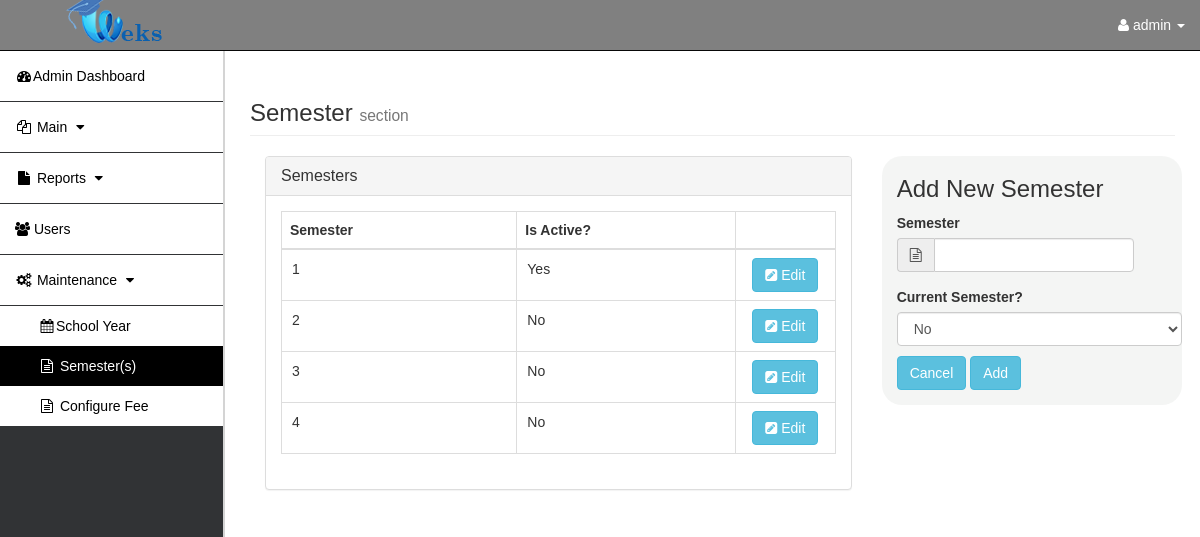
Screenshot of /rms.php?page=grade (signed in) with the database file from the repository.
### tables this page shows
CREATE TABLE `grade` (
  `grade_id` int(10) NOT NULL,
  `grade` varchar(10) NOT NULL,
  `status` varchar(10) NOT NULL DEFAULT 'No'
);

### grade.php (the view, shortened to what this page needs)
          <h3 class="page-header">Semester <small>section</small></h3>
       <div class="col-md-8 " id="s_page">
              <div class="panel panel-default">
        <div class="panel-heading">
          <h3 class="panel-title">Semesters</h3>
        </div>
        <div class="panel-body">
  <table id="students" class="table table-hover table-bordered">
    <thead>
      <tr>
        <th style="width:20%">Semester</th>
         <th style="width:10%">Is Active?</th>
        <th style="width:10%"></th>
      </tr>
    </thead>
    <tbody>
    <?php
    include 'db.php';
    $sql=  mysqli_query($conn, "SELECT * FROM grade Order by grade_id ASC ");
    while($row = mysqli_fetch_assoc($sql)) {
    ?>
      <tr>
        <td><input id="grade<?php echo $row["grade_id"] ?>"  name="" type="text" style="border:0px" value="<?php echo $row['grade'] ?>" readonly></td>
        <td><input id="grade<?php echo $row["grade_id"] ?>"  name="" type="text" style="border:0px" value="<?php echo $row['status'] ?>" readonly></td>
        <td><center><a onclick="update_grade(<?php echo $row["grade_id"]?>)" class="btn btn-info" ><i class="fa fa-pencil-square" aria-hidden="true"></i> Edit</a></center></td>
      </tr>
      <?php
    }
      ?>
    </tbody>
  </table>
</div>
</div>
</div>
      <div class="col-md-4" id="">
            <div class="container frm-new">
      <div class="row main">
        <div class="main-login main-center">
        <h3 id="head">Add New Semester</h3>
          <form class="" method="post">
            <div class="form-group">
              <label for="grade" class="cols-sm-2 control-label">Semester</label>
              <div class="cols-sm-4">
                <div class="input-group">
                  <span class="input-group-addon"><i class="fa fa-file-text-o" aria-hidden="true"></i></span>
                  <input type="text" class="form-control" id="grade" name="grade"
                  style="width:200px" value="<?php if(isset($_POST['grade'])){echo $_POST['grade'];} ?>"/>
                </div>
              </div>
            </div>
            <label  class="cols-sm-2 control-label">Current Semester?</label>
            <div style="padding-bottom: 10px;" id="status">
              <select class="form-control" name="status" id="status">
                <option>No</option>
              </select>
            </div>
            <div class="form-group ">
            <input type="reset" class="btn btn-info " id="reset" name="reset" value="Cancel">
              <button class="btn btn-info" id="btn_add">Add</button>
            </div>
          </form>
        </div>
      </div>
    </div>
    </div>

### asset/css/sb-admin.css (style rules this page uses)
body { margin-top: 100px; background-color: #222; }
@media (min-width:768px) { body { margin-top: 50px; } }

### asset/css/styles.css (style rules this page uses)
.frm-new { display:block; background-color:rgba(208, 212, 209, 0.23); width:300px; border-radius:20px; position:fixed; z-index:1030; padding-left:30px }
* { box-sizing:border-box }
body { font-family: Verdana,sans-serif; }

### rows the page displays
grade: grade_id+grade "1", status "Yes"
grade: grade_id+grade "2", status "No"
grade: grade_id+grade "3", status "No"
grade: grade_id+grade "4", status "No"

### other values shown
$_SESSION['fname'] "admin"
